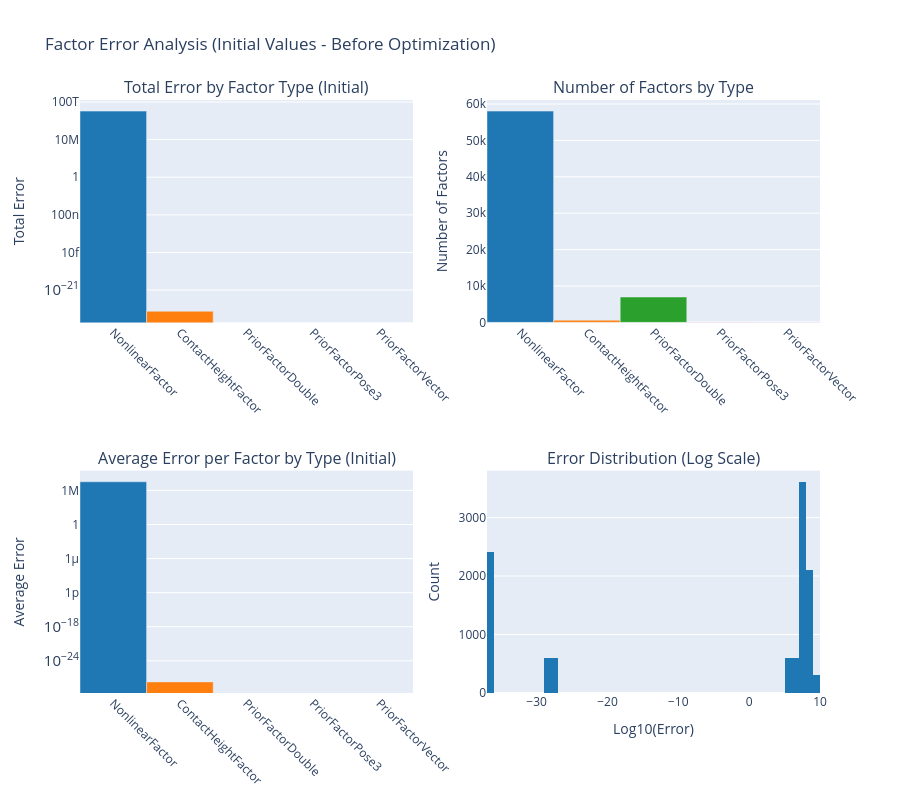

The notebook cell saved with this chart:
### Markdown cell above
## 7.1 Analyze Initial Error Before Optimization

Before running the optimization, let's analyze the factor graph errors on the initial zero values to understand the starting point of the problem.

### Code cell
# Analyze factor contributions to INITIAL error (before optimization)
print("Analyzing factor contributions to INITIAL error (before optimization)...")
print(f"Initial total error: {graph.error(init_values):.6e}\n")

# Get all factors and their errors on initial values
initial_factor_errors = []
initial_factor_types = []

for i in range(graph.size()):
    factor = graph.at(i)
    error = factor.error(init_values)
    initial_factor_errors.append(error)
    
    # Get the actual factor type name using Python's type system
    factor_type = type(factor).__name__
    initial_factor_types.append(factor_type)

# Convert to numpy arrays
initial_factor_errors = np.array(initial_factor_errors)
initial_factor_types = np.array(initial_factor_types)

# Group by factor type
unique_types = np.unique(initial_factor_types)
type_errors = {}
type_counts = {}

for ftype in unique_types:
    mask = initial_factor_types == ftype
    type_errors[ftype] = np.sum(initial_factor_errors[mask])
    type_counts[ftype] = np.sum(mask)

# Sort by error contribution
sorted_types = sorted(type_errors.keys(), key=lambda x: type_errors[x], reverse=True)

print(f"Factor Error Analysis (Initial Values):")
print(f"Total factors: {len(initial_factor_errors)}")
print(f"Total error: {np.sum(initial_factor_errors):.6e}")
print(f"\nError by factor type:")
for ftype in sorted_types:
    print(f"  {ftype:40s}: {type_errors[ftype]:12.6e} ({type_counts[ftype]:4d} factors, avg: {type_errors[ftype]/type_counts[ftype]:.6e})")

# Create visualization with Plotly
fig = make_subplots(
    rows=2, cols=2,
    subplot_titles=(
        'Total Error by Factor Type (Initial)',
        'Number of Factors by Type',
        'Average Error per Factor by Type (Initial)',
        'Error Distribution (Log Scale)'
    ),
    specs=[[{"type": "bar"}, {"type": "bar"}],
           [{"type": "bar"}, {"type": "histogram"}]]
)

# Plot 1: Total error by factor type
colors = ['#1f77b4', '#ff7f0e', '#2ca02c', '#d62728', '#9467bd', '#8c564b', '#e377c2', '#bcbd22', '#17becf']
fig.add_trace(
    go.Bar(x=sorted_types, y=[type_errors[t] for t in sorted_types],
           marker_color=colors[:len(sorted_types)],
           name='Total Error'),
    row=1, col=1
)

# Plot 2: Number of factors by type
fig.add_trace(
    go.Bar(x=sorted_types, y=[type_counts[t] for t in sorted_types],
           marker_color=colors[:len(sorted_types)],
           name='Count'),
    row=1, col=2
)

# Plot 3: Average error per factor by type
fig.add_trace(
    go.Bar(x=sorted_types, y=[type_errors[t]/type_counts[t] for t in sorted_types],
           marker_color=colors[:len(sorted_types)],
           name='Avg Error'),
    row=2, col=1
)

# Plot 4: Error distribution histogram (log scale)
fig.add_trace(
    go.Histogram(x=np.log10(initial_factor_errors[initial_factor_errors > 0]),
                 nbinsx=50,
                 marker_color='#1f77b4',
                 name='Error Distribution'),
    row=2, col=2
)

# Update layout
fig.update_xaxes(tickangle=45, row=1, col=1)
fig.update_xaxes(tickangle=45, row=1, col=2)
fig.update_xaxes(tickangle=45, row=2, col=1)
fig.update_xaxes(title_text="Log10(Error)", row=2, col=2)

fig.update_yaxes(type="log", title_text="Total Error", row=1, col=1)
fig.update_yaxes(title_text="Number of Factors", row=1, col=2)
fig.update_yaxes(type="log", title_text="Average Error", row=2, col=1)
fig.update_yaxes(title_text="Count", row=2, col=2)

fig.update_layout(
    height=800,
    title_text="Factor Error Analysis (Initial Values - Before Optimization)",
    showlegend=False
)

fig.show()

### Figure 1 — Plotly figure (JSON) as saved in the notebook; plotly's stock layout.template omitted (floating-point values rounded to 4 significant figures; data arrays with more than 128 entries replaced by an {"elided": "..."} marker saying what was removed)
{"data": [{"marker": {"color": ["#1f77b4", "#ff7f0e", "#2ca02c", "#d62728", "#9467bd"]}, "name": "Total Error", "type": "bar", "x": ["NonlinearFactor", "ContactHeightFactor", "PriorFactorDouble", "PriorFactorPose3", "PriorFactorVector"], "xaxis": "x", "y": [1993000000000.0, 1.159e-25, 0, 0, 0], "yaxis": "y"}, {"marker": {"color": ["#1f77b4", "#ff7f0e", "#2ca02c", "#d62728", "#9467bd"]}, "name": "Count", "type": "bar", "x": ["NonlinearFactor", "ContactHeightFactor", "PriorFactorDouble", "PriorFactorPose3", "PriorFactorVector"], "xaxis": "x2", "y": [58047, 602, 6969, 2, 2], "yaxis": "y2"}, {"marker": {"color": ["#1f77b4", "#ff7f0e", "#2ca02c", "#d62728", "#9467bd"]}, "name": "Avg Error", "type": "bar", "x": ["NonlinearFactor", "ContactHeightFactor", "PriorFactorDouble", "PriorFactorPose3", "PriorFactorVector"], "xaxis": "x3", "y": [34340000.0, 1.926e-28, 0, 0, 0], "yaxis": "y3"}, {"marker": {"color": "#1f77b4"}, "name": "Error Distribution", "nbinsx": 50, "type": "histogram", "x": {"elided": "10836 float values"}, "xaxis": "x4", "yaxis": "y4"}], "layout": {"annotations": [{"font": {"size": 16}, "showarrow": false, "text": "Total Error by Factor Type (Initial)", "x": 0.225, "xanchor": "center", "xref": "paper", "y": 1, "yanchor": "bottom", "yref": "paper"}, {"font": {"size": 16}, "showarrow": false, "text": "Number of Factors by Type", "x": 0.775, "xanchor": "center", "xref": "paper", "y": 1, "yanchor": "bottom", "yref": "paper"}, {"font": {"size": 16}, "showarrow": false, "text": "Average Error per Factor by Type (Initial)", "x": 0.225, "xanchor": "center", "xref": "paper", "y": 0.375, "yanchor": "bottom", "yref": "paper"}, {"font": {"size": 16}, "showarrow": false, "text": "Error Distribution (Log Scale)", "x": 0.775, "xanchor": "center", "xref": "paper", "y": 0.375, "yanchor": "bottom", "yref": "paper"}], "height": 800, "showlegend": false, "title": {"text": "Factor Error Analysis (Initial Values - Before Optimization)"}, "xaxis": {"anchor": "y", "domain": [0, 0.45], "tickangle": 45}, "xaxis2": {"anchor": "y2", "domain": [0.55, 1], "tickangle": 45}, "xaxis3": {"anchor": "y3", "domain": [0, 0.45], "tickangle": 45}, "xaxis4": {"anchor": "y4", "domain": [0.55, 1], "title": {"text": "Log10(Error)"}}, "yaxis": {"anchor": "x", "domain": [0.625, 1], "title": {"text": "Total Error"}, "type": "log"}, "yaxis2": {"anchor": "x2", "domain": [0.625, 1], "title": {"text": "Number of Factors"}}, "yaxis3": {"anchor": "x3", "domain": [0, 0.375], "title": {"text": "Average Error"}, "type": "log"}, "yaxis4": {"anchor": "x4", "domain": [0, 0.375], "title": {"text": "Count"}}}}
